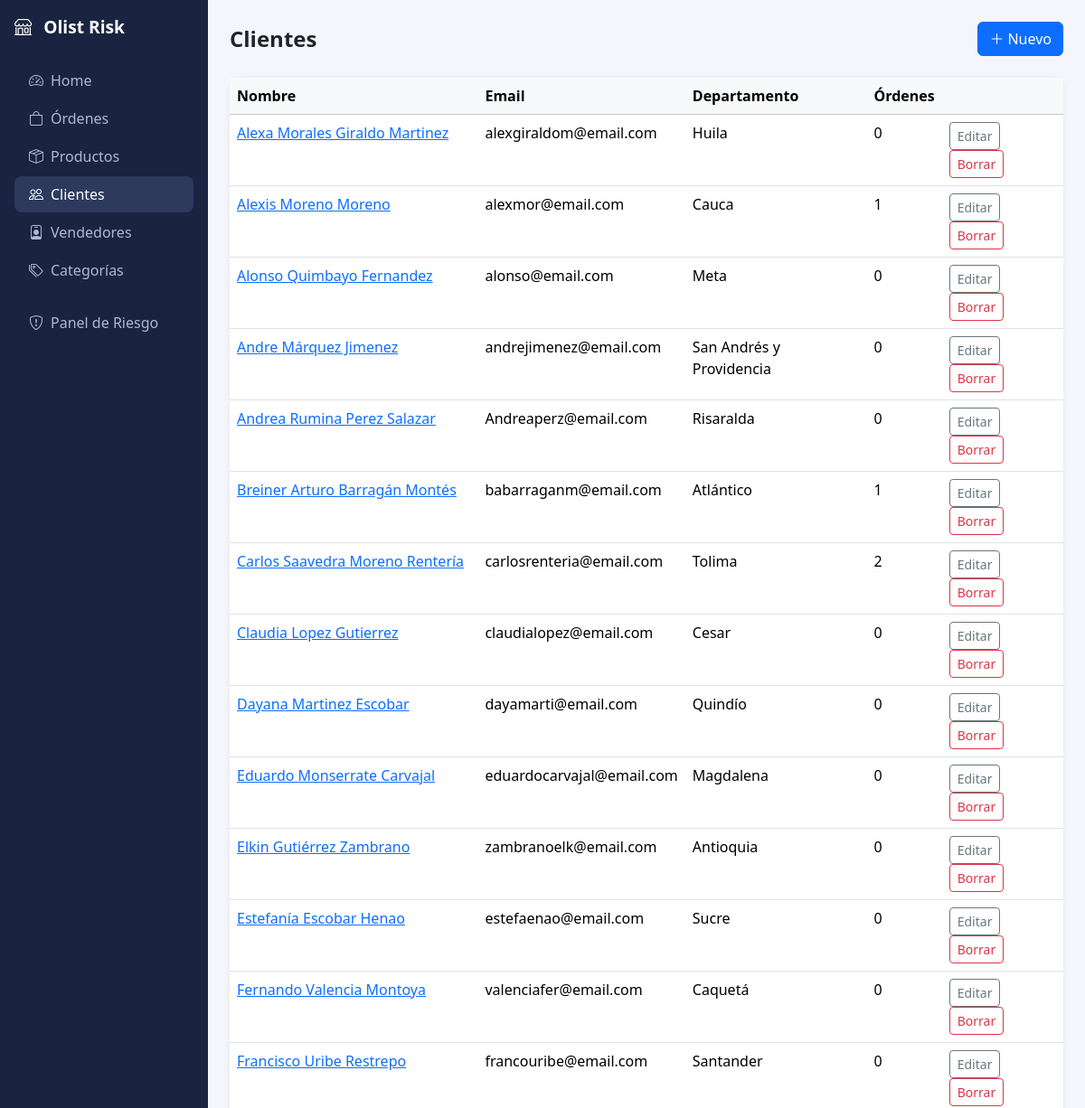
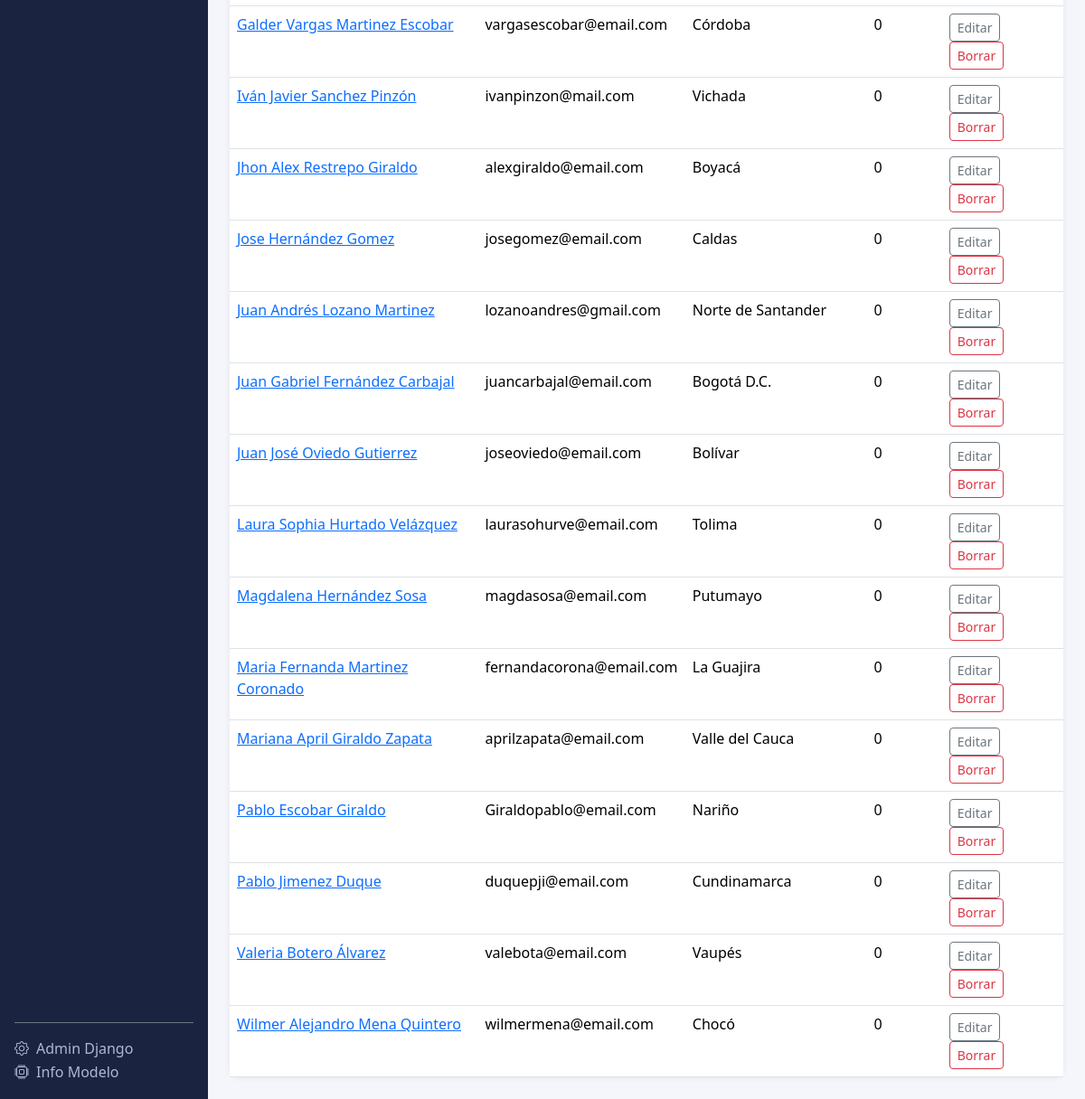
/clientes/, run on the app's committed database (2 pictures, top to bottom).
### marketplace/models.py (models this page shows, shortened)
class Customer(models.Model):
    name             = models.CharField(max_length=200, verbose_name="Nombre")
    email            = models.EmailField(unique=True)
    customer_state   = models.CharField(max_length=3, choices=ESTADOS_CO, blank=True, verbose_name="Departamento")
    phone            = models.CharField(max_length=20, blank=True)
    created_at       = models.DateTimeField(auto_now_add=True)
    class Meta:
        verbose_name        = "Cliente"
        verbose_name_plural = "Clientes"

### marketplace/views.py (the view)
# urls.py: path("clientes/",                     views.customer_list,       name="customer_list"),
def customer_list(request):
    customers = Customer.objects.annotate(total_orders=Count("orders")).order_by("name")
    return render(request, "marketplace/customer_list.html", {"customers": customers})

### marketplace/templates/marketplace/customer_list.html (shortened to what this page needs)
{% extends "marketplace/base.html" %}
{% block content %}
<div class="d-flex justify-content-between align-items-center mb-4">
  <h4 class="fw-bold mb-0">Clientes</h4>
  <a href="{% url 'marketplace:customer_create' %}" class="btn btn-primary"><i class="bi bi-plus-lg me-1"></i>Nuevo</a>
</div>
<div class="card">
  <table class="table table-hover mb-0">
    <thead class="table-light"><tr><th>Nombre</th><th>Email</th><th>Departamento</th><th>Órdenes</th><th></th></tr></thead>
    <tbody>
      {% for c in customers %}
      <tr>
        <td><a href="{% url 'marketplace:customer_detail' c.pk %}">{{ c.name }}</a></td>
        <td>{{ c.email }}</td>
        <td>{{ c.get_customer_state_display }}</td>
        <td>{{ c.total_orders }}</td>
        <td>
          <a href="{% url 'marketplace:customer_edit' c.pk %}" class="btn btn-sm btn-outline-secondary">Editar</a>
          <a href="{% url 'marketplace:customer_delete' c.pk %}" class="btn btn-sm btn-outline-danger">Borrar</a>
        </td>
      </tr>
      {% empty %}
      <tr><td colspan="5" class="text-center text-muted py-4">No hay clientes.</td></tr>
      {% endfor %}
    </tbody>
  </table>
</div>
{% endblock %}

### marketplace/templates/marketplace/base.html (style rules this page uses)
body { background: #f4f6fb; }
.card { border: none; box-shadow: 0 1px 6px rgba(0,0,0,.07); border-radius: 12px; }

### data on the page
Customer: name "Alexa Morales Giraldo Martinez", email "alexgiraldom@email.com", customer_state "Huila", total_orders "0"
Customer: name "Alexis Moreno Moreno", email "alexmor@email.com", customer_state "Cauca", total_orders "1"
Customer: name "Alonso Quimbayo Fernandez", email "alonso@email.com", customer_state "Meta", total_orders "0"
Customer: name "Andre Márquez Jimenez", email "andrejimenez@email.com", customer_state "San Andrés y Providencia", total_orders "0"
Customer: name "Andrea Rumina Perez Salazar", email "Andreaperz@email.com", customer_state "Risaralda", total_orders "0"
Customer: name "Breiner Arturo Barragán Montés", email "babarraganm@email.com", customer_state "Atlántico", total_orders "1"
Customer: name "Carlos Saavedra Moreno Rentería", email "carlosrenteria@email.com", customer_state "Tolima", total_orders "2"
Customer: name "Claudia Lopez Gutierrez", email "claudialopez@email.com", customer_state "Cesar", total_orders "0"
Customer: name "Dayana Martinez Escobar", email "dayamarti@email.com", customer_state "Quindío", total_orders "0"
Customer: name "Eduardo Monserrate Carvajal", email "eduardocarvajal@email.com", customer_state "Magdalena", total_orders "0"
Customer: name "Elkin Gutiérrez Zambrano", email "zambranoelk@email.com", customer_state "Antioquia", total_orders "0"
Customer: name "Estefanía Escobar Henao", email "estefaenao@email.com", customer_state "Sucre", total_orders "0"
Customer: name "Fernando Valencia Montoya", email "valenciafer@email.com", customer_state "Caquetá", total_orders "0"
Customer: name "Francisco Uribe Restrepo", email "francouribe@email.com", customer_state "Santander", total_orders "0"
Customer: name "Galder Vargas Martinez Escobar", email "vargasescobar@email.com", customer_state "Córdoba", total_orders "0"
Customer: name "Iván Javier Sanchez Pinzón", email "ivanpinzon@mail.com", customer_state "Vichada", total_orders "0"
Customer: name "Jhon Alex Restrepo Giraldo", email "alexgiraldo@email.com", customer_state "Boyacá", total_orders "0"
Customer: name "Jose Hernández Gomez", email "josegomez@email.com", customer_state "Caldas", total_orders "0"
Customer: name "Juan Andrés Lozano Martinez", email "lozanoandres@gmail.com", customer_state "Norte de Santander", total_orders "0"
Customer: name "Juan Gabriel Fernández Carbajal", email "juancarbajal@email.com", customer_state "Bogotá D.C.", total_orders "0"
Customer: name "Juan José Oviedo Gutierrez", email "joseoviedo@email.com", customer_state "Bolívar", total_orders "0"
Customer: name "Laura Sophia Hurtado Velázquez", email "laurasohurve@email.com", customer_state "Tolima", total_orders "0"
Customer: name "Magdalena Hernández Sosa", email "magdasosa@email.com", customer_state "Putumayo", total_orders "0"
Customer: name "Maria Fernanda Martinez Coronado", email "fernandacorona@email.com", customer_state "La Guajira", total_orders "0"
Customer: name "Mariana April Giraldo Zapata", email "aprilzapata@email.com", customer_state "Valle del Cauca", total_orders "0"
Customer: name "Pablo Escobar Giraldo", email "Giraldopablo@email.com", customer_state "Nariño", total_orders "0"
Customer: name "Pablo Jimenez Duque", email "duquepji@email.com", customer_state "Cundinamarca", total_orders "0"
Customer: name "Valeria Botero Álvarez", email "valebota@email.com", customer_state "Vaupés", total_orders "0"
Customer: name "Wilmer Alejandro Mena Quintero", email "wilmermena@email.com", customer_state "Chocó", total_orders "0"
